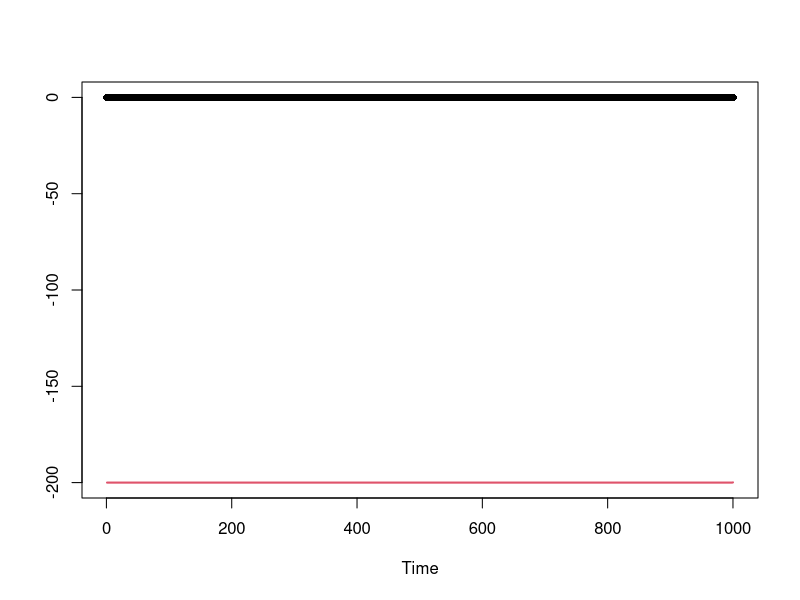
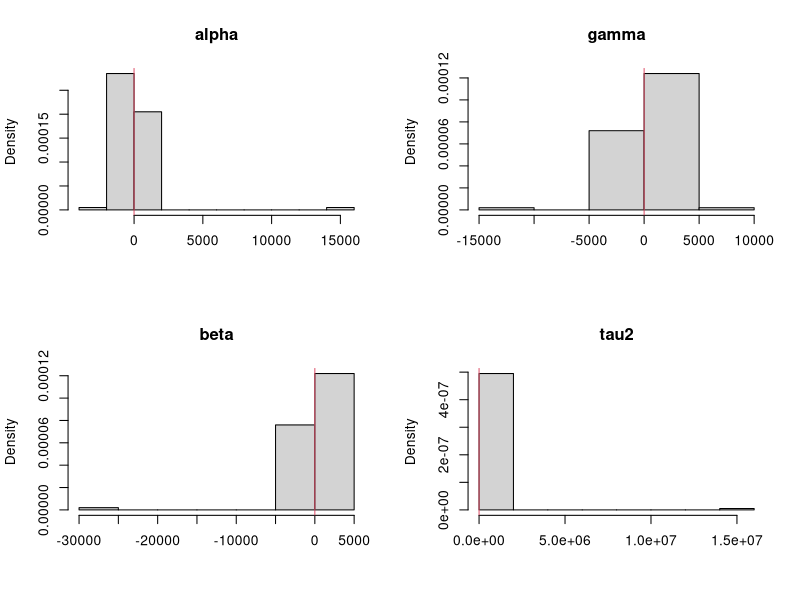

These charts were generated, in order, by the following R code: (Note: this script raises an error after producing the figures.)

PL = function(y,alphas,betas,tau2s,xs,zs){
  n      = length(y)
  N      = length(xs)
  quants = array(0,c(n,4,3))
  
  
  
  
  s      = matrix(0,N,11)
  # matrix Binv looks like
  # | s1   s2    s3 |
  # | s2   s4    s5 |
  # | s3   s5    s6 |
  
  s[,1] = 1/B0[1]
  s[,2] = 0
  s[,3] = 0
  s[,4] = 1/B0[2]
  s[,5] = 0
  s[,6] = 1/B0[2]
  s[,7] = s[,1]*b0[1]+s[,2]*b0[2]+s[,3]*b0[3]
  s[,8] = s[,2]*b0[1]+s[,4]*b0[2]+s[,5]*b0[3]
  s[,9] = s[,3]*b0[1]+s[,5]*b0[2]+s[,6]*b0[3]
  s[,10] = c0
  s[,11] = d0
  
  
  blk.A = s[,4]*s[,6] - s[,5]^2
  blk.B = -(s[,2]*s[,6]-s[,3]*s[,5])
  blk.C = s[,2]*s[,5]*s[,3]*s[,5]
#   blk.D = blk.B
  blk.E = s[,1]*s[,6]*s[,3]^2
  blk.F = -(s[,3]*s[,5]-s[,2]*s[,3])
#   blk.G = blk.C
#   blk.H = blk.F
  blk.I  = s[,1]*s[,4]-s[,2]^2
  
  m    = s[,1]*blk.A + s[,2] * blk.B + s[,3] * blk.C
  b1   = (s[,7]*blk.A + s[,8] * blk.B + s[,9] * blk.C)/m
  b2   = (s[,7]*blk.B + s[,8] * blk.E + s[,9] * blk.F)/m
  b3   = (s[,7]*blk.C + s[,8] * blk.F + s[,9] * blk.I)/m
  
  
  for (t in 1:n){
    # Resampling
    mus    = alphas+gammas*zs+betas*xs
    stdevs = exp(mus/2)
    weight = dnorm(y[t],0,stdevs)
    k      = sample(1:N,size=N,replace=T,prob=weight)
    alphas = alphas[k]
    betas  = betas[k]
    tau2s  = tau2s[k]
    
    mus    = mus[k]
    xs1    = xs[k]
    zs1    = zs[k]
    sig2s = exp(xs1/2)
    # Propagating
    vars   = 1/(1/sig2s+1/tau2s)
    sds    = sqrt(vars)
    means  = mus + vars*(y[t]/sig2s)
    xs     = rnorm(N,means,sds)
    so     = s[k,]
    b1o  = b1[k]
    b2o  = b2[k] 
    b3o  = b3[k]
    # Updating sufficient stats
    s[,1]  = so[,1] + 1
    s[,2]  = so[,2] + zs1
    s[,3]  = so[,3] + xs1
    s[,4]  = so[,4] + zs1^2
    s[,5]  = so[,5] + zs1*xs1
    s[,6]  = so[,6] + xs1^2
    s[,7]  = so[,7] + xs
    s[,8]  = so[,8] + zs1*xs
    s[,9]  = so[,9] + xs*xs1
    s[,10]  = so[,10] + 1
    
    blk.A = s[,4]*s[,6] - s[,5]^2
    blk.B = -(s[,2]*s[,6]-s[,3]*s[,5])
    blk.C = s[,2]*s[,5]*s[,3]*s[,5]
    #   blk.D = blk.B
    blk.E = s[,1]*s[,6]*s[,3]^2
    blk.F = -(s[,3]*s[,5]-s[,2]*s[,3])
    #   blk.G = blk.C
    #   blk.H = blk.F
    blk.I  = s[,1]*s[,4]-s[,2]^2
    
    
    
    # determinant of Binv matrix
    m    = s[,1]*blk.A + s[,2] * blk.B + s[,3] * blk.C
    
    # b_{t} =  inv(Binv_{t}) x (Binv_{t-1} * b_{t-1})     
    b1   = (s[,7]*blk.A + s[,8] * blk.B + s[,9] * blk.C)/m
    b2   = (s[,7]*blk.B + s[,8] * blk.E + s[,9] * blk.F)/m
    b3   = (s[,7]*blk.C + s[,8] * blk.F + s[,9] * blk.I)/m
    
    print(xs)
    s[,11]  = so[,11] + (xs-b1-b2*zs1-b3*xs1)*xs + (b1o-b1)*so[,7]+(b2o-b2)*so[,8]+(b3o-b3)*so[,9]
    
    tau2s  = 1/rgamma(N,s[,10]/2,s[,11]/2)
    std    = sqrt(tau2s/m)
    
    norm   = cbind(rnorm(N,0,std),rnorm(N,0,std),rnorm(N,0,std))
    
    # cholesky decomposition of B, thus inv(Binv)
    L11 = sqrt(blk.A)
    L21 = blk.B/blk.A
    L31 = blk.C/blk.A
    L22 = sqrt(blk.E - L21^2)
    L32 = (blk.F-L31*L21)/L22
    L33 = sqrt(blk.I - L31^2 - L32^2)
    
    
    alphas = b1 + L11*norm[,1]
    gammas = b2 + L21*norm[,1]+L22*norm[,2]
    betas  = b3 + L31*norm[,1] + L32 * norm[,2] + L33 * norm[,3]
    # Storing quantiles
    quants[t,1,] = quantile(alphas,c(0.025,0.5,0.975))
    quants[t,2,] = quantile(gammas,c(0.025,0.5,0.975))
    quants[t,3,] = quantile(betas,c(0.025,0.5,0.975))  
    quants[t,4,] = quantile(tau2s,c(0.025,0.5,0.975))  
    
  }
  return(quants)
}

# Simulated data
set.seed(98765)
n     =  1000
alpha =  -2
gamma = 3
beta  =  0.99
tau2  =  0.15^2
sig2  =  1.0
tau   = sqrt(tau2)
x     = rep(alpha/(1-beta),n+1)
S = rep(0,n+1)
true  = c(alpha,beta,tau2,sig2)
names = c("alpha","gamma","beta","tau2")

p0 = .98
q0 = .97
for (t in 2:(n+1))
  if (S[t-1] == 0)
    S[t] = rbinom(1,1,1-p0)
  if (S[t-1] == 1)
    S[t] = rbinom(1,1,q0)

  x[t] = alpha+gamma*S[t]+beta*x[t-1]+tau*rnorm(1)
x = x[2:(n+1)]
y = rnorm(n,0,exp(x/2))

par(mfrow=c(1,1))
plot(y,ylim=range(x,y),xlab="Time",ylab="",main="",pch=16)
lines(x,col=2,lwd=2)

# Prior hyperparameters
# ---------------------
m0    = 0.0


C0 = 10
c0    = 1
d0    = 1
tau20 = tau2
b0    = c(alpha,gamma,beta)
B0    = c(1,1,1)/tau20
sC0   = sqrt(C0)
sB0   = sqrt(B0)

# ONE LONG PL FILTER
# ------------------
set.seed(246521)
N      = 100
xs     = rnorm(N,m0,sC0)
zs = S[2:(n+1)]
tau2s  = 1/rgamma(N,c0/2,d0/2)
taus   = sqrt(tau2s)
alphas = rnorm(N,b0[1],taus*sB0[1])
gammas = rnorm(N,b0[2],taus*sB0[2])
betas  = rnorm(N,b0[3],taus*sB0[3])

pars   = cbind(alphas,gammas,betas,tau2s)
par(mfrow=c(2,2))
for (i in 1:4){
  hist(pars[,i],prob=TRUE,xlab="",main=names[i])
  abline(v=true[i],col=2)
}
print(date())
plm    = PL(y,alphas,betas,tau2s,xs,zs)
print(date())
cols = c(grey(0.5),1,grey(0.5))
ind  = 10:n
n1   = length(ind)
par(mfrow=c(2,2))
for (i in 1:4){
  ts.plot(plm[,i,],xlab="",ylab="",main=names[i],col=cols,ylim=range(plm[ind,i,]))
  abline(h=true[i],lty=2)
}

# Particle filters
# ----------------
# set.seed(246521)
# N    = 1000
# nsim = 100
# a    = 0.95
# qs   = array(0,c(nsim,n,4,3))
# for (s in 1:nsim){
#   print(s)
#   xs         = rnorm(N,m0,sC0)
#   tau2s      = 1/rgamma(N,c0/2,d0/2)
#   taus       = sqrt(tau2s)
#   alphas     = rnorm(N,b0[1],taus*sB0[1])
#   betas      = rnorm(N,b0[2],taus*sB0[2])
# #   qs[1,s,,,] = LW(y,alphas,betas,tau2s,sig2s,xs,a)
# #   qs[2,s,,,] = Storvik(y,alphas,betas,tau2s,sig2s,xs)
#   qs[s,,,] = PL(y,alphas,betas,tau2s,xs) 
# }
# 
# 
# 
# cols = c(grey(0.5),1,grey(0.5))
# ind  = 10:n
# n1   = length(ind)
# par(mfrow=c(2,2))
# for (i in 1:4){
#   ts.plot(qs[50,,i,],xlab="",ylab="",main=names[i],col=cols,ylim=range(plm[ind,i,]))
#   abline(h=true[i],lty=2)
# }
# 
# 
# # Mean square error
# quants = c("2.5th","50th","97.5th")
# filter = "PL"
# mse    = array(0,c(n1,4,3))
#   for (k in 1:3) 
#     for (i in 1:nsim) 
#       mse[,k,]=mse[,k,]+(qs[i,ind,k,]-plm[ind,k,])^2
# sq.mse = sqrt(mse/nsim)  
# 
# 
# cols = c(grey(0.75),grey(0.5),grey(0.75))
# #cols = c(3,2,5)
# par(mfrow=c(3,1))
# for (k in 1:3){
#   L = min(qs[,ind,k,])
#   U = max(qs[,ind,k,])
# 
#     plot(qs[1,,k,1],ylab=names[k],xlab="Time",main=filter,ylim=c(L,U),type="l",col=cols[1])
#     for (i in c(1,3,2)) for (j in 1:nsim) lines(qs[j,,k,i],col=cols[i])
#     for (i in c(1,3,2)) lines(plm[,k,i],lwd=1,col=1)  
#   
# }  
# 
# 
# 
# cols = c(grey(0.3),gray(0.5),grey(0.7))
# U    = c(0.275,0.175,0.45,1.25)
# par(mfrow=c(2,2))
# for (i in 1:3){
#   boxplot(sq.mse[1,,i,1],sq.mse[2,,i,1],sq.mse[3,,i,1],
#           sq.mse[1,,i,2],sq.mse[2,,i,2],sq.mse[3,,i,2],
#           sq.mse[1,,i,3],sq.mse[2,,i,3],sq.mse[3,,i,3],
#           outline=FALSE,ylab="Root MSE",xlab="Percentile",axes=FALSE,col=cols,ylim=c(0,U[i]))
#   axis(2);axis(1,at=c(2,5,8),lab=quants);box()
#   abline(v=3.5)
#   abline(v=6.5)
#   title(names[i])
# }
# #legend(0.5,1.2,legend=filters,col=cols,cex=1.25,lwd=c(4,4,4),lty=c(1,1,1),bty="n")
# 
# 





################ ETC
# 
# for (j in 1:N){
#   D1 = F.new[,j] %*% C.old[j,,]%*% F.new[,j] + Q 
#   
#   print(D1)
#   #       C0 = diag(B0,2)
#   #       print( C0 %*%F.new[,j]  %*% solve(D1) %*% (xs[1]-t(F.new[,j])%*%b0))
#   CF = C.old[j,,] %*% F.new[,j]
#   
#   D.new = t(F.new[,j])  %*% CF +Q
#   D.inv = solve(D.new)
#   print(D.new)
#   print(CF %*% D.inv %*% (xs[j]-t(F.new[,j]) %*% m.old[j,]))
#   m.old[j,] = m.old[j,] + CF %*% D.inv %*% (xs[j]-t(F.new[,j]) %*% m.old[j,])
#   C.old[j,,] = C.old[j,,] - CF %*% D.inv  %*% t(F.new[,j]) %*% C.old[j,,]
#   print(m.old[1,])
#   print(b1[1])
#   print(b2[1])
#   scan(n=1)
# }